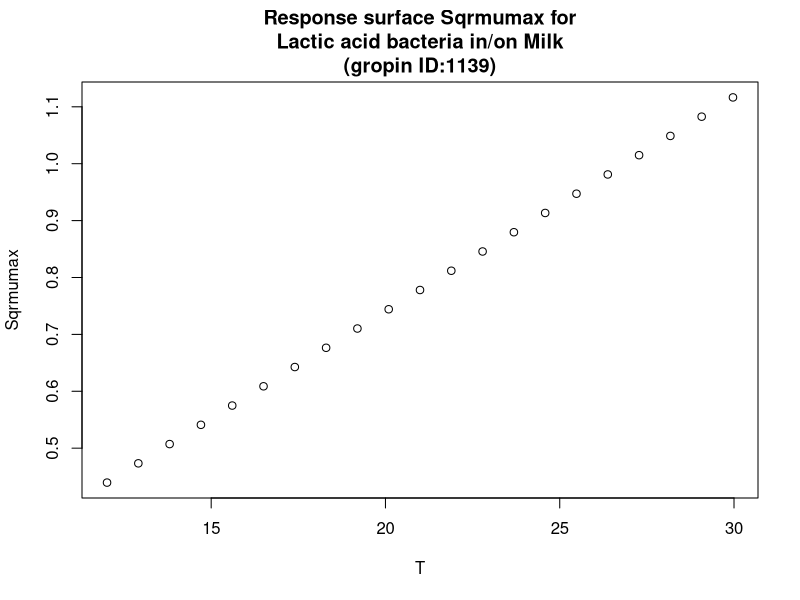

Generate this figure with R:
#############################
# start of Parameter script
#############################
T <- seq(12.012,29.97002997003,length.out=21)
#############################
# end of Parameter script
#############################
############################# 
# start of Model script Gropin ID 1139 
#############################
 
# constant coefficients for this model
 
variables <- data.frame(T)
argumentsPar <- expand.grid(variables)
 
# heart of the model
response_surface <- function(T) {
   mumax <-0.0377*(T-0.354)

return(mumax=mumax)
} 

# output parameters
responseSurface <- cbind(argumentsPar,response_surface(argumentsPar['T']))
colnames(responseSurface) <- c(colnames(argumentsPar),'Sqrmumax')
#############################
# End of Model script
#############################
############################# 
# start of Visualisation script Gropin ID 1139 
#############################
plot(T,responseSurface$'Sqrmumax',xlab='T',
                          ylab='Sqrmumax',main='Response surface Sqrmumax for
Lactic acid bacteria in/on Milk
(gropin ID:1139)')
#############################
# End of Visualisation script
#############################
